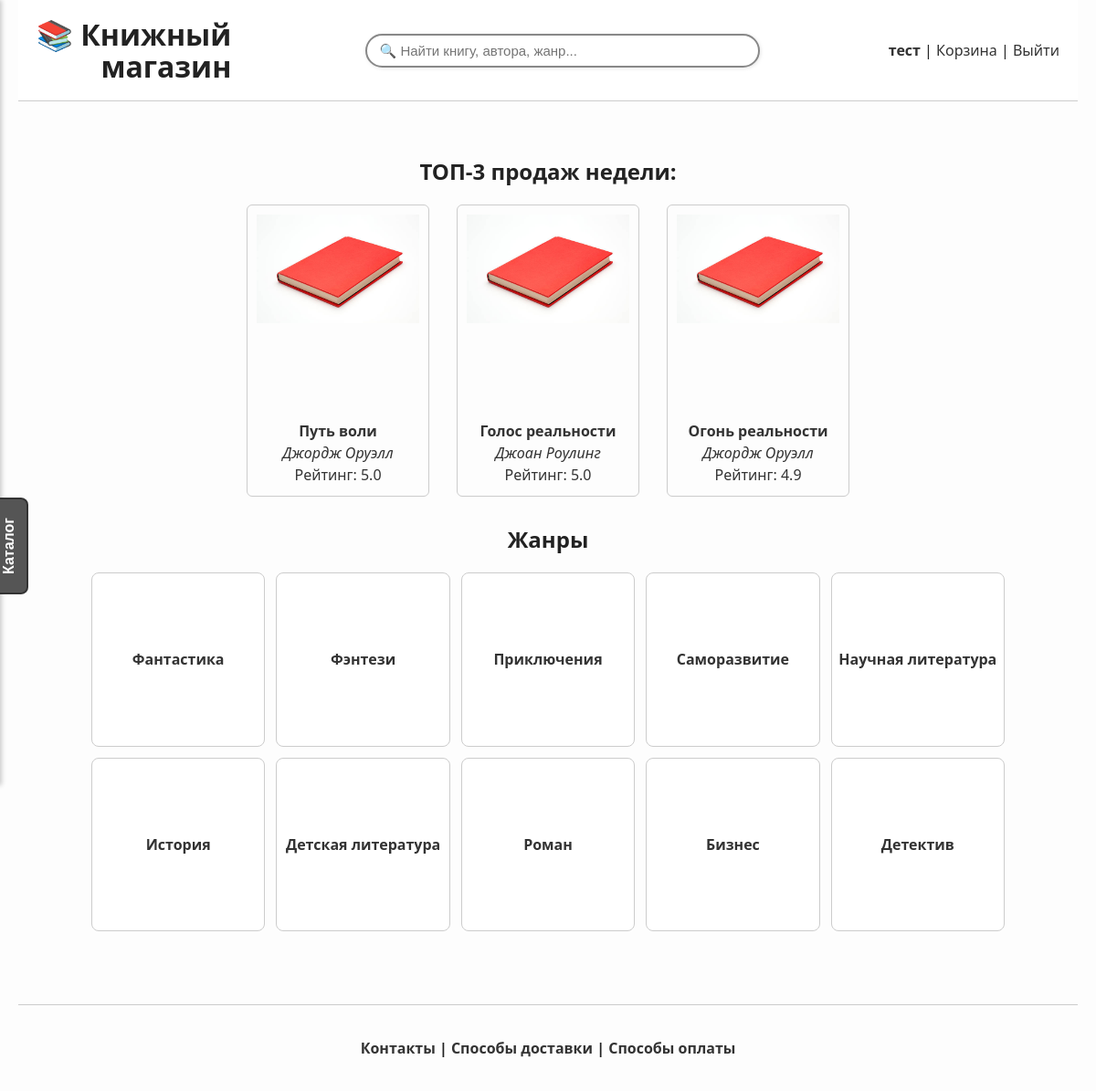
Screenshot of / (signed in) with the database file from the repository.
### app/models.py (models this page shows, shortened)
class User(db.Model, UserMixin):
    id = db.Column(db.Integer, primary_key=True)
    first_name = db.Column(db.String(50), nullable=False)
    last_name = db.Column(db.String(50), nullable=False)
    email = db.Column(db.String(120), unique=True, nullable=False)
    phone = db.Column(db.String(20))
    password_hash = db.Column(db.String(128), nullable=False)  # заменили password на password_hash
    cart_items = db.relationship('CartItem', back_populates='user', cascade='all, delete-orphan', passive_deletes=True)
    reviews = db.relationship('Review', backref='user', cascade='all, delete-orphan', passive_deletes=True)
    orders = db.relationship('Order', back_populates='user', cascade='all, delete-orphan', passive_deletes=True)

class Book(db.Model):
    id = db.Column(db.Integer, primary_key=True)
    title = db.Column(db.String(120))
    author = db.Column(db.String(120))
    year = db.Column(db.Integer)
    price = db.Column(db.Float)
    genre = db.Column(db.String(100))
    category = db.Column(db.String(100))
    cover = db.Column(db.String(255))
    description = db.Column(db.Text)
    rating = db.Column(db.Float)

### app/routes.py (the view)
@app.route('/')
def index():
    query = request.args.get('q', '').strip()
    if query:
        books = Book.query.filter(
            Book.title.ilike(f"%{query}%") | Book.author.ilike(f"%{query}%")
        ).all()
    else:
        books = Book.query.all()
    top_books = Book.query.order_by(Book.rating.desc()).limit(3).all()
    return render_template('index.html', books=books, top_books=top_books)

### app/__init__.py (called while the page is built)
@login_manager.user_loader
def load_user(user_id):
    return User.query.get(int(user_id))

### app/routes.py (called while the page is built)
@app.context_processor
def inject_genres():
    return dict(genres=[g[0] for g in db.session.query(Book.genre).distinct() if g[0]])

### app/templates/index.html (shortened to what this page needs)
{% extends 'base.html' %}
{% block content %}
<div id="main-content" style="padding: 20px;">
    <div class="top3-wrapper">
        <h2 class="top3-heading">ТОП-3 продаж недели:</h2>
        <div class="top3-books">
            {% for book in top_books %}
            <a href="{{ url_for('book_detail', book_id=book.id) }}" class="book-card">
                <div>
                    <img src="{{ url_for('static', filename='covers/book_cover.jpg') }}" alt="Обложка">
                    <div class="book-info">
                        <strong>{{ book.title }}</strong>
                        <em>{{ book.author }}</em>
                        <span>Рейтинг: {{ book.rating }}</span>
                    </div>
                </div>
            </a>
            {% endfor %}
        </div>
    </div>
    <h2 style="text-align: center;">Жанры</h2>
    <div class="genre-grid">
        {% for genre in genres[:10] %}
        <a href="{{ url_for('books_by_genre', genre_name=genre) }}" class="genre-tile">
            {{ genre }}
        </a>
        {% endfor %}
    </div>
</div>
{% endblock %}

### app/templates/base.html (shortened to what this page needs)
<!DOCTYPE html>
<html lang="ru">
<head>
        <link rel="stylesheet" href="{{ url_for('static', filename='styles.css') }}">
</head>
<body>
<div class="wrapper">
<header style="padding: 20px;">
    <div style="
        display: flex;
        flex-wrap: wrap;
        align-items: center;
        justify-content: space-between;
        gap: 20px;
    ">
        <div style="flex-shrink: 0;">
            <a href="{{ url_for('index') }}" style="text-decoration: none; color: inherit;">
                <h1 style="margin: 0; line-height: 1.1; white-space: nowrap; text-align: right;">
                    📚 Книжный<br>магазин
                </h1>
            </a>
        </div>
        <div style="
            display: flex;
            flex: 1;
            min-width: 250px;
            flex-wrap: wrap;
            justify-content: flex-end;
            align-items: center;
            gap: 15px;
        ">
            <form action="{{ url_for('search') }}" method="get" style="
                flex: 1;
                min-width: 200px;
                display: flex;
                justify-content: center;
            ">
                <input type="text" name="q"
                    placeholder="🔍 Найти книгу, автора, жанр..."
                    value="{{ request.args.get('q', '') }}"
                    style="
                        width: 100%;
                        max-width: 400px;
                        padding: 8px 14px;
                        border: 2px solid #888;
                        border-radius: 25px;
                        font-size: 15px;
                        box-shadow: 1px 1px 4px rgba(0,0,0,0.1);
                        transition: 0.3s ease;
                    "
                    onfocus="this.style.borderColor='#444'; this.style.boxShadow='0 0 8px rgba(0,0,0,0.2)'"
                    onblur="this.style.borderColor='#888'; this.style.boxShadow='1px 1px 4px rgba(0,0,0,0.1)'">
            </form>
            <div style="white-space: nowrap;">
                {% if current_user.is_authenticated %}
                    <a href="{{ url_for('profile') }}"><strong>{{ current_user.first_name }}</strong></a> |
                    <a href="{{ url_for('view_cart') }}">Корзина</a> |
                    <a href="{{ url_for('logout') }}">Выйти</a>
                {% else %}
                    <a href="{{ url_for('login') }}">Вход</a> |
                    <a href="{{ url_for('register') }}">Регистрация</a>
                {% endif %}
            </div>
        </div>
    </div>
</header>
<button onclick="toggleSidebar()" id="catalog-button">Каталог</button>
<div class="container">
    <main class="main-content">
        {% block content %}{% endblock %}
    </main>
</div>
<footer>
    <div class="footer-inner">
        <p>
            <a href="{{ url_for('contacts') }}">Контакты</a> |
            <a href="{{ url_for('delivery') }}">Способы доставки</a> |
            <a href="{{ url_for('payment') }}">Способы оплаты</a>
        </p>
    </div>
</footer>
</div>
</body>
</html>

### app/static/styles.css (style rules this page uses)
html, body { height: 100%; margin: 0; padding: 0; font-family: 'Segoe UI', Tahoma, Geneva, Verdana, sans-serif; background-color: #fdfdfd; color: #222; }
.wrapper { display: flex; flex-direction: column; min-height: 100vh; max-width: 1200px; margin: 0 auto; padding: 0 20px; }
header { background-color: white; border-bottom: 1px solid #ccc; padding: 20px; }
footer { padding: 20px 0; width: 100%; font-weight: bold; border-top: 1px solid #ccc; }
footer a { font-weight: bold; }
.footer-inner { max-width: 100%; margin: 0 auto; padding: 0 20px; text-align: center; }
.container { flex: 1; display: flex; flex-direction: column; gap: 20px; }
.main-content { flex: 1; padding: 20px 0; }
.book-card { display: block; text-decoration: none; color: inherit; }
.book-info { margin-top: 8px; color: #333; }
.top3-wrapper { text-align: center; margin: 0 auto 30px auto; padding: 0 15px; max-width: 1000px; }
.top3-heading { margin-bottom: 20px; font-size: 24px; font-weight: bold; }
.top3-books { display: flex; justify-content: center; gap: 30px; flex-wrap: wrap; }
.top3-books a > div { padding: 10px; border: 1px solid #ccc; border-radius: 6px; box-sizing: border-box; width: max-content; min-width: 140px; max-width: 200px; height: 320px; display: flex; flex-direction: column; justify-content: space-between; align-items: center; text-align: center; transition: transform 0.2s ease, box-shadow 0.2s ease; }
.top3-books a img { width: 100%; height: auto; max-height: 180px; object-fit: cover; display: block; }
.genre-grid { display: grid; grid-template-columns: repeat(5, 1fr); grid-template-rows: repeat(2, 1fr); gap: 12px; max-width: 1000px; margin: 0 auto 40px auto; padding: 0 10px; text-align: center; }
.genre-tile { display: flex; justify-content: center; align-items: center; aspect-ratio: 1 / 1; background: #fff; border: 1px solid #ccc; border-radius: 8px; text-decoration: none; color: #333; font-weight: bold; transition: transform 0.2s ease, box-shadow 0.2s ease, background-color 0.2s ease; }
#catalog-button { position: fixed; top: 50%; left: 10px; transform: translate(-50%, -50%) rotate(-90deg); transform-origin: center; padding: 10px 20px; font-size: 16px; font-weight: bold; border: 2px solid #333; border-radius: 8px; cursor: pointer; z-index: 2000; background-color: #555; }
.book-info { margin-top: 10px; word-break: break-word; }
.book-info strong, .book-info em, .book-info span { display: block; margin: 2px 0; }
a { color: #333; text-decoration: none; }
button { padding: 10px 18px; border: none; border-radius: 6px; background-color: #333; color: white; cursor: pointer; font-weight: bold; transition: background-color 0.2s ease; }

### rows the page displays
User: first_name "тест"
Book: title "Путь воли", author "Джордж Оруэлл", rating "5.0"
Book: title "Голос реальности", author "Джоан Роулинг", rating "5.0"
Book: title "Огонь реальности", author "Джордж Оруэлл", rating "4.9"

### other values shown
{{ genre }} "Фантастика" "Фэнтези" "Приключения" "Саморазвитие" "Научная литература" "История" "Детская литература" "Роман" "Бизнес" "Детектив"
